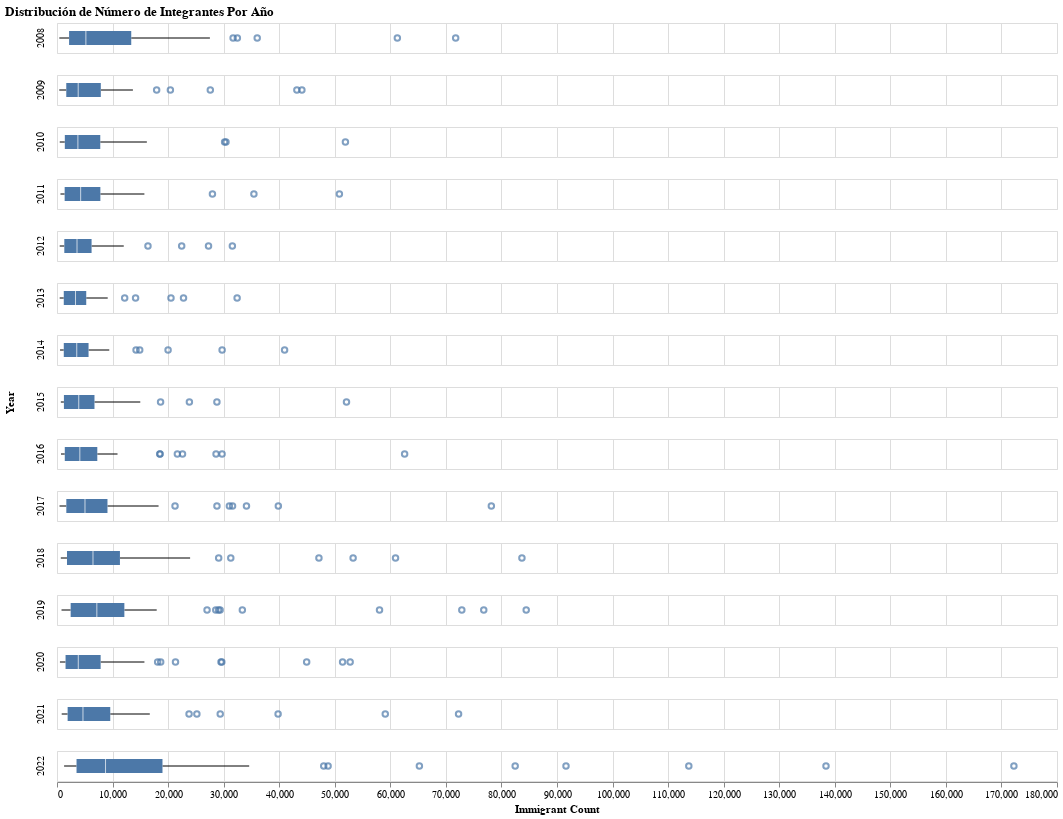

Notebook code cell kept with this figure:
### Markdown cell above
Habiendo removido las categorías que representan diversas agrupaciones, veamos vizualmente la distribución de los totales de las nacionalidades por años.

### Code cell
# Filtrar datos para obtener el total de inmigrantes por nacionalidad en cada año
boxplot_0821 = grouped_0821[(grouped_0821["Age group"] == "All") &\
                            (grouped_0821["Sex"] == "Both")]

boxplot_22 = df_22[(df_22["Age group"] == "All") &\
                   (df_22["Sex"] == "Both")]

immi_boxplot = pd.concat([boxplot_0821, boxplot_22], axis = 0, ignore_index = True)

# Generar boxplots de datos de conteo de inmigrantes por año
alt.Chart(immi_boxplot, height = 30, width = 1000).mark_boxplot()\
    .encode(x = alt.X('Immigrant count:Q', title = "Immigrant Count"), row = 'Year:N', tooltip=["Nationality"])\
    .resolve_scale(x = 'shared',color='shared')\
    .properties(title='Distribución de Número de Integrantes Por Año')

### Figure 1 — Vega-Lite specification as saved in the notebook (floating-point values rounded to 4 significant figures; data arrays with more than 128 entries replaced by an {"elided": "..."} marker saying what was removed)
{"config": {"view": {"continuousWidth": 300, "continuousHeight": 300}}, "data": {"name": "data-d1a06e38aeea942f2ee58f82501033eb"}, "mark": {"type": "boxplot"}, "encoding": {"row": {"field": "Year", "type": "nominal"}, "tooltip": [{"field": "Nationality", "type": "nominal"}], "x": {"field": "Immigrant count", "title": "Immigrant Count", "type": "quantitative"}}, "height": 30, "resolve": {"scale": {"color": "shared", "x": "shared"}}, "title": "Distribución de Número de Integrantes Por Año", "width": 1000, "$schema": "https://vega.github.io/schema/vega-lite/v5.8.0.json", "datasets": {"data-d1a06e38aeea942f2ee58f82501033eb": {"elided": "795 records"}}}
